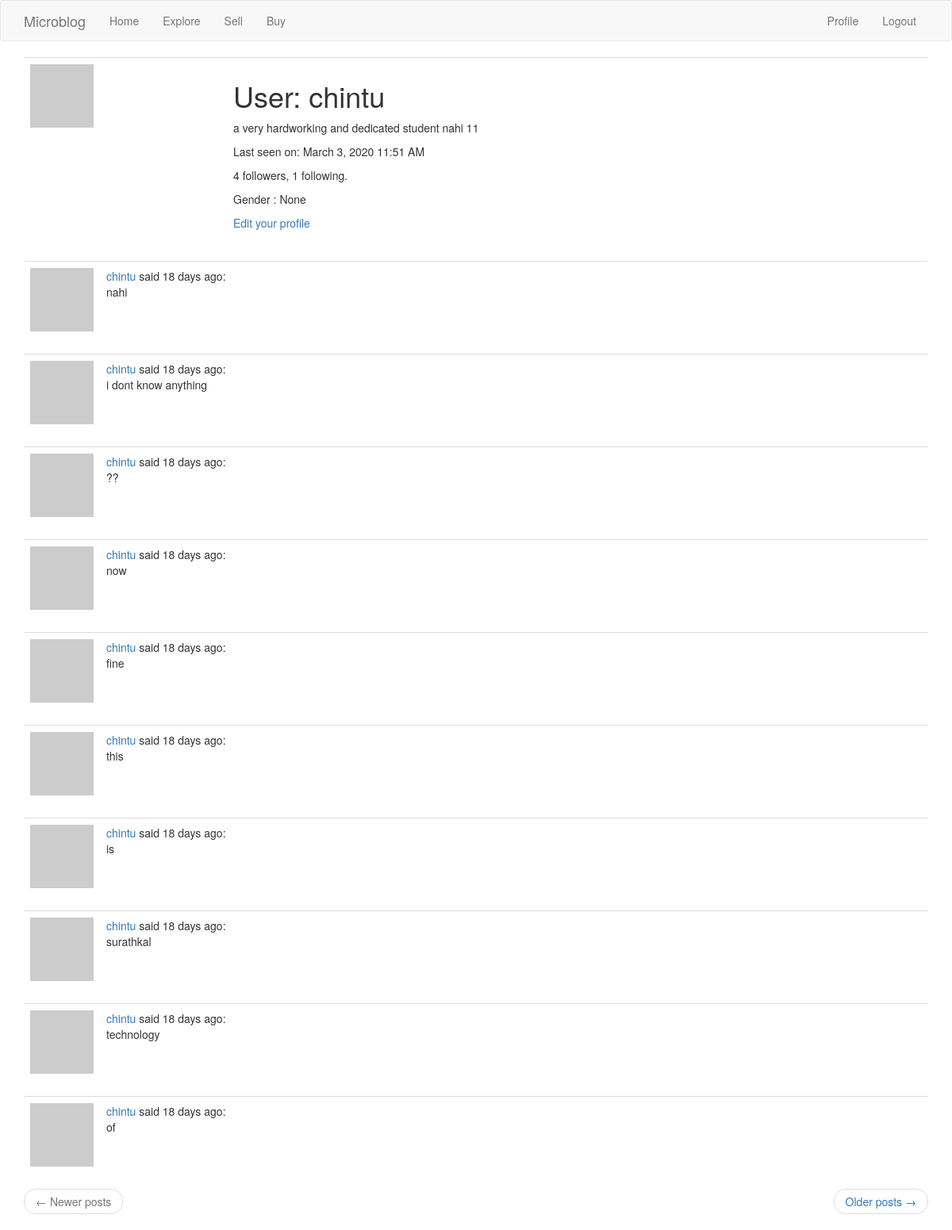
Screenshot of /user/chintu (signed in) with the database file from the repository.
### app/models.py (models this page shows, shortened)
class User(UserMixin, db.Model):
    id = db.Column(db.Integer, primary_key=True)
    username = db.Column(db.String(64), index=True, unique=True)
    email = db.Column(db.String(120), index=True, unique=True)
    password_hash = db.Column(db.String(128))
    about_me = db.Column(db.String(140))
    gender = db.Column(db.Boolean)
    followed = db.relationship(
        'User', secondary=followers,
        primaryjoin=(followers.c.follower_id == id),
        secondaryjoin=(followers.c.followed_id == id),
        backref=db.backref('followers', lazy='dynamic'), lazy='dynamic')
    last_seen = db.Column(db.DateTime, default=datetime.utcnow)
    posts = db.relationship('Post', backref='author', lazy='dynamic')
    products = db.relationship('Product', backref='author', lazy='dynamic')
    def avatar(self, size):
        digest = md5(self.email.lower().encode('utf-8')).hexdigest()
        return 'https://www.gravatar.com/avatar/{}?d=identicon&s={}'.format(
            digest, size)

class Post(db.Model):
    id = db.Column(db.Integer, primary_key=True)
    body = db.Column(db.String(140))
    timestamp = db.Column(db.DateTime, index=True, default=datetime.utcnow)
    user_id = db.Column(db.Integer, db.ForeignKey('user.id'))

### app/routes.py (the view)
@app.route('/user/<username>')
@login_required
def user(username):
    user = User.query.filter_by(username=username).first_or_404()
    page = request.args.get('page', 1, type=int)
    posts = user.posts.order_by(Post.timestamp.desc()).paginate(
        page, app.config['POSTS_PER_PAGE'], False)
    next_url = url_for('user', username=user.username, page=posts.next_num) \
        if posts.has_next else None
    prev_url = url_for('user', username=user.username, page=posts.prev_num) \
        if posts.has_prev else None
    return render_template('user.html', user=user, posts=posts.items,
                           next_url=next_url, prev_url=prev_url)

### app/models.py (called while the page is built)
@login.user_loader
def load_user(id):
    return User.query.get(int(id))

### app/routes.py (called while the page is built)
@app.before_request
def before_request():
    if current_user.is_authenticated:
        current_user.last_seen = datetime.utcnow()
        db.session.commit()

### app/templates/user.html
{% extends "base.html" %}
{% block app_content %}
    <table class="table table-hover">
        <tr>
            <td width="256px"><img src="{{ user.avatar(256) }}"></td>
            <td>
                <h1>User: {{ user.username }}</h1>
                {% if user.about_me %}<p>{{ user.about_me }}</p>{% endif %}
                {% if user.last_seen %}
                <p>Last seen on: {{ moment(user.last_seen).format('LLL') }}</p>
                {% endif %}
                <p>{{ user.followers.count() }} followers, {{ user.followed.count() }} following.</p>
                <p>Gender : {{ user.gender }}</p>
                {% if user == current_user %}
                <p><a href="{{ url_for('edit_profile') }}">Edit your profile</a></p>
                {% elif not current_user.is_following(user) %}
                <p><a href="{{ url_for('follow', username=user.username) }}">Follow</a></p>
                {% else %}
                <p><a href="{{ url_for('unfollow', username=user.username) }}">Unfollow</a></p>
                {% endif %}
            </td>
        </tr>
    </table>
    {% for post in posts %}
        {% include '_post.html' %}
    {% endfor %}
    <nav aria-label="...">
        <ul class="pager">
            <li class="previous{% if not prev_url %} disabled{% endif %}">
                <a href="{{ prev_url or '#' }}">
                    <span aria-hidden="true">&larr;</span> Newer posts
                </a>
            </li>
            <li class="next{% if not next_url %} disabled{% endif %}">
                <a href="{{ next_url or '#' }}">
                    Older posts <span aria-hidden="true">&rarr;</span>
                </a>
            </li>
        </ul>
    </nav>
{% endblock %}

### app/templates/_post.html
<table class="table table-hover">
        <tr>
            <td width="50px">
                <a href="{{ url_for('user', username=post.author.username) }}">
                    <img src="{{ post.author.avatar(50) }}" />
                </a>
            </td>
            <td>
                <a href="{{ url_for('user', username=post.author.username) }}">
                    {{ post.author.username }}
                </a>
                said {{ moment(post.timestamp).fromNow() }}:
                <br>
                {{ post.body }}
            </td>
        </tr>
    </table>

### rows the page displays
User: username "chintu", about_me "a very hardworking and dedicated student nahi 11", last_seen "March 3, 2020 11:51 AM", gender "None"
Post: author.username "chintu", timestamp "18 days ago", body "nahi"
Post: author.username "chintu", timestamp "18 days ago", body "i dont know anything"
Post: author.username "chintu", timestamp "18 days ago", body "??"
Post: author.username "chintu", timestamp "18 days ago", body "now"
Post: author.username "chintu", timestamp "18 days ago", body "fine"
Post: author.username "chintu", timestamp "18 days ago", body "this"
Post: author.username "chintu", timestamp "18 days ago", body "is"
Post: author.username "chintu", timestamp "18 days ago", body "surathkal"
Post: author.username "chintu", timestamp "18 days ago", body "technology"
Post: author.username "chintu", timestamp "18 days ago", body "of"

### other values shown
{{ user.followers.count() }} "4"
{{ user.followed.count() }} "1"
